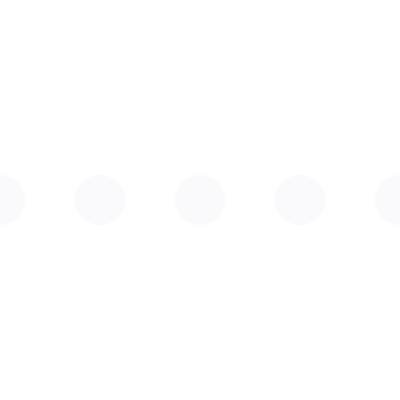
Frame 1 (no input)
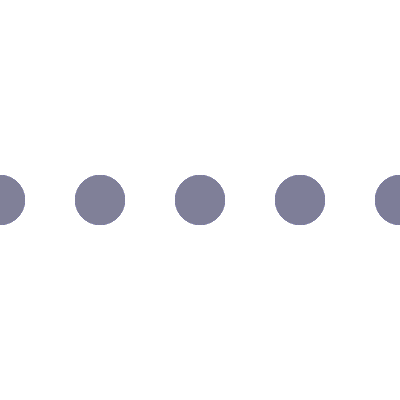
Frame 60 (the mouse pressed at the canvas centre just before this capture)
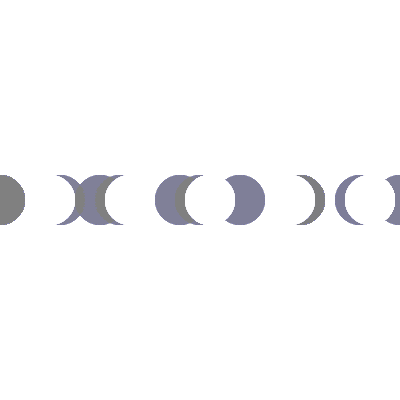
Frame 120 (the mouse held since frame 60 and released just before this capture)

The Processing sketch that drew these frames (run headless with seeded random() and noise(); from frame 60 on, the mouse is pressed at the canvas centre):

// Processing sketch: processing_75185
// ── processing_75185.pde

void setup() {
  size(400, 400);
  background (255);
  /*fill(0);
  rect(0,200,400,200);*/
  noStroke();
  smooth();
}

void draw() {
  for (int x =0; x <= width; x = x + 100 - mouseX/5) {
    fill(255,1);
    rect(0,0,400,400);
    
    fill (0,0,100, 5);
    ellipse (x,200,50,50);
    /*rect (x-25,200,50,225);*/
  }
  
  for (int y =0; y <= width; y = y + 100 - mouseX/10) {

    fill (255);
    ellipse (y + 50,200,50,50);
    //rect (x-25,200,50,225);
  }
}
